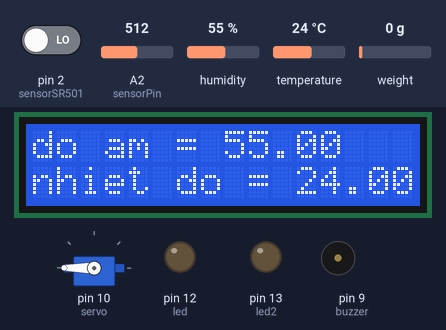
Simulated run of this sketch. Board: Arduino Uno, built with avr-gcc and run on an emulated ATmega328P. On the bench: 16×2 character LCD, servo, output pins drawn as LEDs (lit = HIGH), buzzer (waves = sounding). The test bench sets the inputs (shaded band); at power-on: pin 2 (sensorSR501) LOW, weight on the scale 0 g, A2 (sensorPin) = 512, humidity 55 %, temperature 24 °C. Pins used as bus, display or sensor lines are not drawn; what the sketch prints to the serial monitor is not drawn.

Above: at 3.6 s.
3.7 s: pin 2 (sensorSR501) driven HIGH
At 5.4 s:
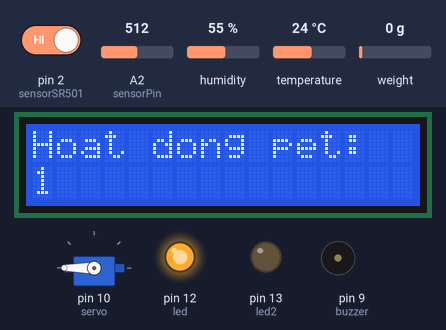
10.0 s: weight on the scale set to 2 g
At 11.6 s:
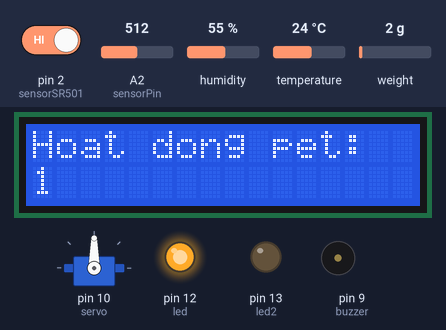
15.5 s: A2 (sensorPin) set to 17
17.6 s: A2 (sensorPin) set to 13
At 19.8 s:
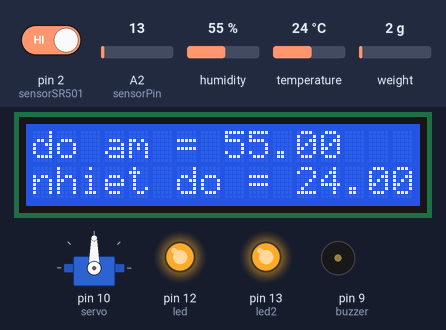
20.3 s: pin 2 (sensorSR501) driven LOW
At 24.9 s:
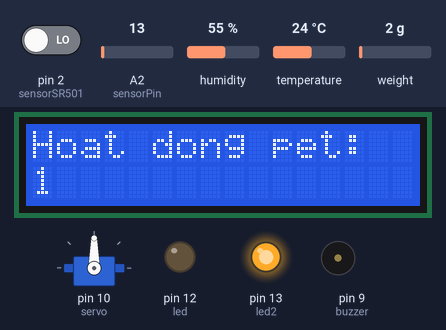
25.5 s: humidity set to 22 %
At 30.1 s:
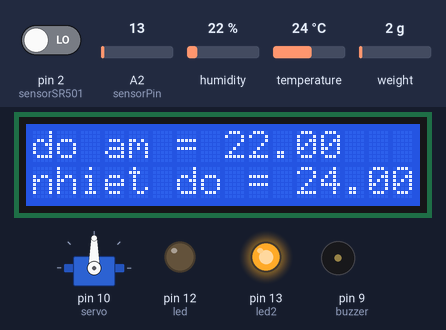
Timing chart, 0 to 31.6 s (numbered marks = the images above; inputs shaded):
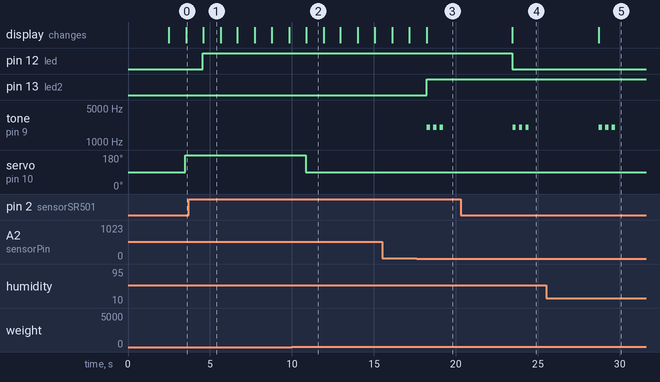

Measured:
- the behaviour switches between 0 and 1 g on weight on the scale (found by bisection; images 1 and 2)
- the behaviour switches between 15 and 14 on A2 (sensorPin) (found by bisection; images 2 and 3)
- after the input at 3.7 s, pin 12 (led): LOW → HIGH after 0.86 s; the display: changes after 0.88 s (image 1)
- after the input at 10.0 s, servo on pin 10 (servo): 180° → 90° after 0.85 s
- after the input at 17.6 s, pin 13 (led2): LOW → HIGH after 0.63 s; tone on pin 9 (buzzer): alternates 2000 Hz for 0.20 s and silent for 0.20 s, 6 changes in all, then stays silent, starting after 0.63 s
- after the input at 20.3 s, pin 12 (led): HIGH → LOW after 3.1 s
- after the input at 25.5 s, the display: changes after 3.2 s (image 5)

The sketch:

Smart__Pet__Care_Cage.ino
```cpp
#include <HX711_ADC.h>
#include <Servo.h>
#include <DHT.h>
#include <Wire.h>
#include <LiquidCrystal_I2C.h>
#define dhtpin 4
#define dhttype DHT11
DHT dht(dhtpin,dhttype);
LiquidCrystal_I2C lcd(0x27,16,2);
HX711_ADC LoadCell(7, 8);

unsigned long lastDisplayChange = 0;
int displayMode = 0;
int activityCount = 0;
int lastPirState = LOW;
int servo = 10;
int sensorVCC = 5;
int buzzer = 9;
int sensorPin = A2;
int sensorSR501 = 2;
int led = 12;
int led2 = 13;
bool daQuay = false;
static unsigned long t = 0;
Servo myservo;
void setup(){
  Serial.begin(9600);
  dht.begin();
  lcd.init();
  lcd.backlight();
  pinMode(sensorVCC, OUTPUT);
  digitalWrite(sensorVCC, LOW);
  pinMode(buzzer, OUTPUT);
  pinMode(led,OUTPUT);
  pinMode(led2,OUTPUT);
  pinMode(sensorSR501,INPUT);

  myservo.attach(servo);
  LoadCell.begin();
  LoadCell.start(2000);
  LoadCell.setCalFactor(-420.0);

}
void loop(){
{  if(digitalRead(sensorSR501) == HIGH){
    digitalWrite(led,HIGH);
  }
  else{
    digitalWrite(led,LOW);
  }
}
{
int pirState = digitalRead(sensorSR501);
if(pirState == HIGH){
  digitalWrite(led,HIGH);
  if(lastPirState == LOW){
    activityCount++;
  }
} else {
  digitalWrite(led,LOW);
}
lastPirState = pirState;
unsigned long now = millis();
if(now - lastDisplayChange >= 1000){
  lastDisplayChange = now;
  displayMode = 1 - displayMode;
}
lcd.clear();
if(displayMode == 0){
  float doam = dht.readHumidity();
  float nhietdo = dht.readTemperature();
  lcd.setCursor(0,0); lcd.print("do am = "); lcd.print(doam);
  lcd.setCursor(0,1); lcd.print("nhiet do = "); lcd.print(nhietdo);
} else {
  lcd.setCursor(0,0); lcd.print("Hoat dong pet:");
  lcd.setCursor(0,1); lcd.print(activityCount);
}

}
{digitalWrite(sensorVCC, HIGH);
  delay(10);

  int value = analogRead(sensorPin);
  Serial.print("Nuoc: ");
  Serial.println(value);
  digitalWrite(sensorVCC, LOW);


  if (value < 15) {
    digitalWrite(led2, HIGH);
    for(int i = 0; i < 3; i++){
    tone(buzzer, 2000);
    delay(200);
    noTone(buzzer);
    delay(200);
  }
    delay(3000);
  }
  else {
    digitalWrite(led2, LOW);
    noTone(buzzer);
  }

  delay(1000);}

 {

  LoadCell.update();
  float i = LoadCell.getData();
  Serial.println(i);

 if (i <= 0 && daQuay == false) {
  myservo.write(180);
  daQuay = true;
}
if (i > 0.5 && daQuay == true) {
  myservo.write(90);
  daQuay = false;
}

}


}
```
